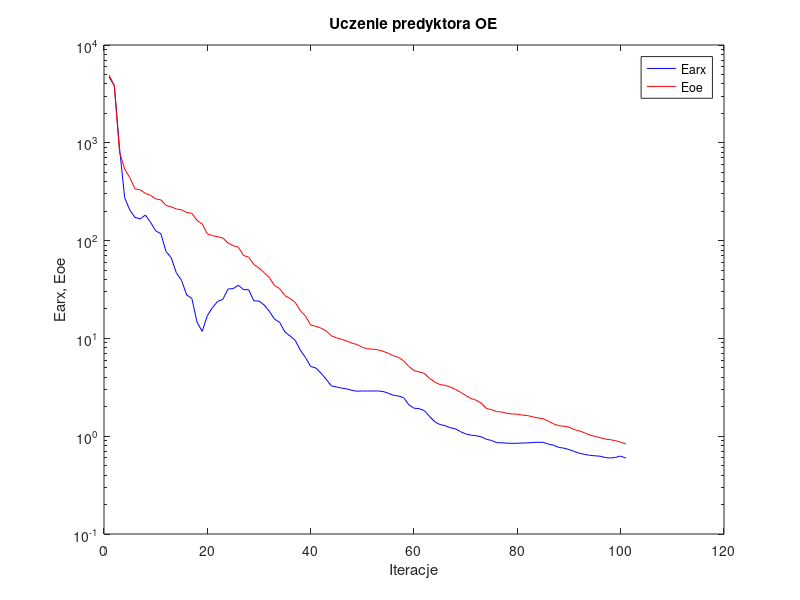
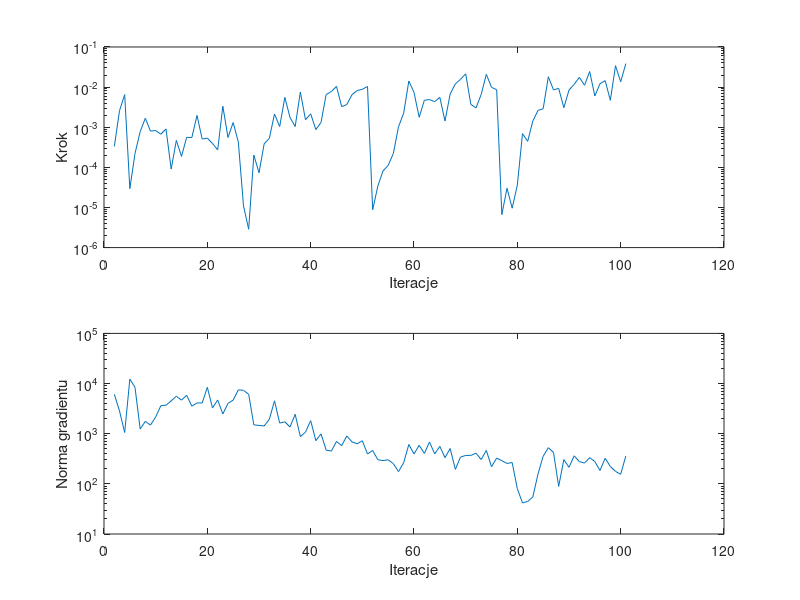

These charts were generated, in order, by the following MATLAB code:
%uczenie predyktora oe
clear all;
n=0; farx(n+1)=4.685641e+003; foe(n+1)=4.927584e+003; wspucz(n+1)=0.000000e+000; ng(n+1)=0.000000e+000;
%odnowa zmiennej metryki
n=1; farx(n+1)=3.835331e+003; foe(n+1)=3.823212e+003; krok(n+1)=3.325065e-004; ng(n+1)=6.119334e+003;
n=2; farx(n+1)=8.909541e+002; foe(n+1)=8.042168e+002; krok(n+1)=2.586841e-003; ng(n+1)=2.833518e+003;
n=3; farx(n+1)=2.745166e+002; foe(n+1)=5.388356e+002; krok(n+1)=6.480489e-003; ng(n+1)=1.058407e+003;
n=4; farx(n+1)=2.050712e+002; foe(n+1)=4.396762e+002; krok(n+1)=2.952483e-005; ng(n+1)=1.225524e+004;
n=5; farx(n+1)=1.727821e+002; foe(n+1)=3.381995e+002; krok(n+1)=2.215284e-004; ng(n+1)=8.393296e+003;
n=6; farx(n+1)=1.665356e+002; foe(n+1)=3.310467e+002; krok(n+1)=7.770983e-004; ng(n+1)=1.240331e+003;
n=7; farx(n+1)=1.824025e+002; foe(n+1)=3.038796e+002; krok(n+1)=1.675019e-003; ng(n+1)=1.763188e+003;
n=8; farx(n+1)=1.543334e+002; foe(n+1)=2.902117e+002; krok(n+1)=7.989279e-004; ng(n+1)=1.482448e+003;
n=9; farx(n+1)=1.258443e+002; foe(n+1)=2.668238e+002; krok(n+1)=8.259539e-004; ng(n+1)=2.156281e+003;
n=10; farx(n+1)=1.176897e+002; foe(n+1)=2.610262e+002; krok(n+1)=6.710424e-004; ng(n+1)=3.613476e+003;
n=11; farx(n+1)=7.745722e+001; foe(n+1)=2.288585e+002; krok(n+1)=9.053002e-004; ng(n+1)=3.701413e+003;
n=12; farx(n+1)=6.684954e+001; foe(n+1)=2.211055e+002; krok(n+1)=9.050205e-005; ng(n+1)=4.509076e+003;
n=13; farx(n+1)=4.691905e+001; foe(n+1)=2.107071e+002; krok(n+1)=4.689376e-004; ng(n+1)=5.599931e+003;
n=14; farx(n+1)=3.925914e+001; foe(n+1)=2.063966e+002; krok(n+1)=1.874208e-004; ng(n+1)=4.669476e+003;
n=15; farx(n+1)=2.779712e+001; foe(n+1)=1.937819e+002; krok(n+1)=5.593002e-004; ng(n+1)=5.844414e+003;
n=16; farx(n+1)=2.566241e+001; foe(n+1)=1.902261e+002; krok(n+1)=5.534736e-004; ng(n+1)=3.539231e+003;
n=17; farx(n+1)=1.469171e+001; foe(n+1)=1.609479e+002; krok(n+1)=1.970836e-003; ng(n+1)=4.111446e+003;
n=18; farx(n+1)=1.178586e+001; foe(n+1)=1.480031e+002; krok(n+1)=5.081655e-004; ng(n+1)=4.094923e+003;
n=19; farx(n+1)=1.708182e+001; foe(n+1)=1.170914e+002; krok(n+1)=5.333277e-004; ng(n+1)=8.418412e+003;
n=20; farx(n+1)=2.066076e+001; foe(n+1)=1.123403e+002; krok(n+1)=3.933588e-004; ng(n+1)=3.254652e+003;
n=21; farx(n+1)=2.392570e+001; foe(n+1)=1.095356e+002; krok(n+1)=2.732662e-004; ng(n+1)=4.702482e+003;
n=22; farx(n+1)=2.506922e+001; foe(n+1)=1.063179e+002; krok(n+1)=3.334617e-003; ng(n+1)=2.472704e+003;
n=23; farx(n+1)=3.198013e+001; foe(n+1)=9.462832e+001; krok(n+1)=5.547107e-004; ng(n+1)=4.027858e+003;
n=24; farx(n+1)=3.228723e+001; foe(n+1)=8.875850e+001; krok(n+1)=1.310706e-003; ng(n+1)=4.672142e+003;
n=25; farx(n+1)=3.495135e+001; foe(n+1)=8.562466e+001; krok(n+1)=4.261436e-004; ng(n+1)=7.491995e+003;
%odnowa zmiennej metryki
n=26; farx(n+1)=3.154310e+001; foe(n+1)=7.045082e+001; krok(n+1)=1.095389e-005; ng(n+1)=7.319922e+003;
n=27; farx(n+1)=3.145640e+001; foe(n+1)=6.775449e+001; krok(n+1)=2.870650e-006; ng(n+1)=6.117917e+003;
n=28; farx(n+1)=2.421611e+001; foe(n+1)=5.704291e+001; krok(n+1)=2.025153e-004; ng(n+1)=1.500256e+003;
n=29; farx(n+1)=2.407671e+001; foe(n+1)=5.247364e+001; krok(n+1)=7.318567e-005; ng(n+1)=1.462015e+003;
n=30; farx(n+1)=2.198943e+001; foe(n+1)=4.696015e+001; krok(n+1)=3.870231e-004; ng(n+1)=1.427368e+003;
n=31; farx(n+1)=1.892804e+001; foe(n+1)=4.188020e+001; krok(n+1)=5.295816e-004; ng(n+1)=1.940996e+003;
n=32; farx(n+1)=1.576301e+001; foe(n+1)=3.470892e+001; krok(n+1)=2.141344e-003; ng(n+1)=4.520985e+003;
n=33; farx(n+1)=1.460687e+001; foe(n+1)=3.228393e+001; krok(n+1)=1.037622e-003; ng(n+1)=1.630875e+003;
n=34; farx(n+1)=1.164457e+001; foe(n+1)=2.742919e+001; krok(n+1)=5.557598e-003; ng(n+1)=1.723559e+003;
n=35; farx(n+1)=1.060401e+001; foe(n+1)=2.560429e+001; krok(n+1)=1.751967e-003; ng(n+1)=1.359526e+003;
n=36; farx(n+1)=9.567558e+000; foe(n+1)=2.335240e+001; krok(n+1)=1.040544e-003; ng(n+1)=2.436427e+003;
n=37; farx(n+1)=7.583366e+000; foe(n+1)=1.920964e+001; krok(n+1)=7.517005e-003; ng(n+1)=8.745615e+002;
n=38; farx(n+1)=6.361883e+000; foe(n+1)=1.689039e+001; krok(n+1)=1.532691e-003; ng(n+1)=1.073897e+003;
n=39; farx(n+1)=5.164325e+000; foe(n+1)=1.366529e+001; krok(n+1)=2.156451e-003; ng(n+1)=1.820167e+003;
n=40; farx(n+1)=4.979219e+000; foe(n+1)=1.330428e+001; krok(n+1)=8.751134e-004; ng(n+1)=7.261275e+002;
n=41; farx(n+1)=4.411379e+000; foe(n+1)=1.273886e+001; krok(n+1)=1.310706e-003; ng(n+1)=9.927432e+002;
n=42; farx(n+1)=3.825548e+000; foe(n+1)=1.191148e+001; krok(n+1)=6.544675e-003; ng(n+1)=4.712012e+002;
n=43; farx(n+1)=3.270915e+000; foe(n+1)=1.064065e+001; krok(n+1)=7.739087e-003; ng(n+1)=4.500775e+002;
n=44; farx(n+1)=3.188227e+000; foe(n+1)=1.013742e+001; krok(n+1)=1.041670e-002; ng(n+1)=7.002492e+002;
n=45; farx(n+1)=3.101408e+000; foe(n+1)=9.781847e+000; krok(n+1)=3.253129e-003; ng(n+1)=5.778237e+002;
n=46; farx(n+1)=3.046467e+000; foe(n+1)=9.392279e+000; krok(n+1)=3.683227e-003; ng(n+1)=9.000375e+002;
n=47; farx(n+1)=2.939058e+000; foe(n+1)=8.944704e+000; krok(n+1)=6.475792e-003; ng(n+1)=6.864067e+002;
n=48; farx(n+1)=2.885766e+000; foe(n+1)=8.655458e+000; krok(n+1)=8.252113e-003; ng(n+1)=6.300743e+002;
n=49; farx(n+1)=2.899345e+000; foe(n+1)=8.105219e+000; krok(n+1)=8.806488e-003; ng(n+1)=7.226793e+002;
n=50; farx(n+1)=2.896778e+000; foe(n+1)=7.834260e+000; krok(n+1)=1.039581e-002; ng(n+1)=3.937182e+002;
%odnowa zmiennej metryki
n=51; farx(n+1)=2.898667e+000; foe(n+1)=7.761419e+000; krok(n+1)=8.746968e-006; ng(n+1)=4.635147e+002;
n=52; farx(n+1)=2.901707e+000; foe(n+1)=7.650043e+000; krok(n+1)=3.418410e-005; ng(n+1)=3.030412e+002;
n=53; farx(n+1)=2.865736e+000; foe(n+1)=7.384996e+000; krok(n+1)=8.147699e-005; ng(n+1)=2.905879e+002;
n=54; farx(n+1)=2.754844e+000; foe(n+1)=7.059784e+000; krok(n+1)=1.120093e-004; ng(n+1)=3.019430e+002;
n=55; farx(n+1)=2.626174e+000; foe(n+1)=6.654049e+000; krok(n+1)=2.218714e-004; ng(n+1)=2.524780e+002;
n=56; farx(n+1)=2.574807e+000; foe(n+1)=6.389437e+000; krok(n+1)=1.025308e-003; ng(n+1)=1.756016e+002;
n=57; farx(n+1)=2.476552e+000; foe(n+1)=5.892346e+000; krok(n+1)=2.241713e-003; ng(n+1)=2.634714e+002;
n=58; farx(n+1)=2.094777e+000; foe(n+1)=5.170663e+000; krok(n+1)=1.417782e-002; ng(n+1)=6.099994e+002;
n=59; farx(n+1)=1.934538e+000; foe(n+1)=4.691293e+000; krok(n+1)=7.354218e-003; ng(n+1)=3.943823e+002;
n=60; farx(n+1)=1.915008e+000; foe(n+1)=4.543296e+000; krok(n+1)=1.772228e-003; ng(n+1)=5.866592e+002;
n=61; farx(n+1)=1.825273e+000; foe(n+1)=4.390977e+000; krok(n+1)=4.698731e-003; ng(n+1)=4.044327e+002;
n=62; farx(n+1)=1.593271e+000; foe(n+1)=3.901188e+000; krok(n+1)=4.893842e-003; ng(n+1)=6.833260e+002;
n=63; farx(n+1)=1.407099e+000; foe(n+1)=3.584160e+000; krok(n+1)=4.334641e-003; ng(n+1)=3.961786e+002;
n=64; farx(n+1)=1.315953e+000; foe(n+1)=3.375059e+000; krok(n+1)=5.557598e-003; ng(n+1)=5.593710e+002;
n=65; farx(n+1)=1.282980e+000; foe(n+1)=3.316518e+000; krok(n+1)=1.425029e-003; ng(n+1)=3.331783e+002;
n=66; farx(n+1)=1.221579e+000; foe(n+1)=3.186814e+000; krok(n+1)=6.746361e-003; ng(n+1)=5.068306e+002;
n=67; farx(n+1)=1.190470e+000; foe(n+1)=3.017576e+000; krok(n+1)=1.204622e-002; ng(n+1)=1.943853e+002;
n=68; farx(n+1)=1.114057e+000; foe(n+1)=2.811367e+000; krok(n+1)=1.555551e-002; ng(n+1)=3.425595e+002;
n=69; farx(n+1)=1.053784e+000; foe(n+1)=2.616327e+000; krok(n+1)=2.147336e-002; ng(n+1)=3.682978e+002;
n=70; farx(n+1)=1.025698e+000; foe(n+1)=2.428597e+000; krok(n+1)=3.715831e-003; ng(n+1)=3.697577e+002;
n=71; farx(n+1)=1.011719e+000; foe(n+1)=2.337836e+000; krok(n+1)=3.026819e-003; ng(n+1)=4.083971e+002;
n=72; farx(n+1)=9.856517e-001; foe(n+1)=2.183221e+000; krok(n+1)=6.543079e-003; ng(n+1)=3.056978e+002;
n=73; farx(n+1)=9.307663e-001; foe(n+1)=1.920576e+000; krok(n+1)=2.083339e-002; ng(n+1)=4.651693e+002;
n=74; farx(n+1)=9.046208e-001; foe(n+1)=1.868985e+000; krok(n+1)=9.871862e-003; ng(n+1)=2.187859e+002;
n=75; farx(n+1)=8.597626e-001; foe(n+1)=1.785945e+000; krok(n+1)=8.580693e-003; ng(n+1)=3.265280e+002;
%odnowa zmiennej metryki
n=76; farx(n+1)=8.557318e-001; foe(n+1)=1.765947e+000; krok(n+1)=6.639014e-006; ng(n+1)=2.899545e+002;
n=77; farx(n+1)=8.488309e-001; foe(n+1)=1.711715e+000; krok(n+1)=3.014162e-005; ng(n+1)=2.552236e+002;
n=78; farx(n+1)=8.454953e-001; foe(n+1)=1.687639e+000; krok(n+1)=9.600090e-006; ng(n+1)=2.662662e+002;
n=79; farx(n+1)=8.470017e-001; foe(n+1)=1.681048e+000; krok(n+1)=3.616555e-005; ng(n+1)=7.983926e+001;
n=80; farx(n+1)=8.508682e-001; foe(n+1)=1.644154e+000; krok(n+1)=6.935224e-004; ng(n+1)=4.161010e+001;
n=81; farx(n+1)=8.545871e-001; foe(n+1)=1.624241e+000; krok(n+1)=4.437427e-004; ng(n+1)=4.452369e+001;
n=82; farx(n+1)=8.618646e-001; foe(n+1)=1.576425e+000; krok(n+1)=1.427772e-003; ng(n+1)=5.478047e+001;
n=83; farx(n+1)=8.674508e-001; foe(n+1)=1.536740e+000; krok(n+1)=2.620821e-003; ng(n+1)=1.576705e+002;
n=84; farx(n+1)=8.651609e-001; foe(n+1)=1.509763e+000; krok(n+1)=2.885366e-003; ng(n+1)=3.550270e+002;
n=85; farx(n+1)=8.304888e-001; foe(n+1)=1.422636e+000; krok(n+1)=1.813820e-002; ng(n+1)=5.261929e+002;
n=86; farx(n+1)=8.087664e-001; foe(n+1)=1.338920e+000; krok(n+1)=8.510569e-003; ng(n+1)=4.223207e+002;
n=87; farx(n+1)=7.687812e-001; foe(n+1)=1.283149e+000; krok(n+1)=9.299198e-003; ng(n+1)=8.911737e+001;
n=88; farx(n+1)=7.547752e-001; foe(n+1)=1.263140e+000; krok(n+1)=3.065383e-003; ng(n+1)=3.047306e+002;
n=89; farx(n+1)=7.303723e-001; foe(n+1)=1.237693e+000; krok(n+1)=8.443488e-003; ng(n+1)=2.135261e+002;
n=90; farx(n+1)=6.989901e-001; foe(n+1)=1.170770e+000; krok(n+1)=1.170476e-002; ng(n+1)=3.623526e+002;
n=91; farx(n+1)=6.697257e-001; foe(n+1)=1.131965e+000; krok(n+1)=1.748904e-002; ng(n+1)=2.778477e+002;
n=92; farx(n+1)=6.522488e-001; foe(n+1)=1.084807e+000; krok(n+1)=1.109636e-002; ng(n+1)=2.599634e+002;
n=93; farx(n+1)=6.380812e-001; foe(n+1)=1.029158e+000; krok(n+1)=2.447549e-002; ng(n+1)=3.331794e+002;
n=94; farx(n+1)=6.301442e-001; foe(n+1)=9.970788e-001; krok(n+1)=6.026360e-003; ng(n+1)=2.783297e+002;
n=95; farx(n+1)=6.248376e-001; foe(n+1)=9.673315e-001; krok(n+1)=1.214548e-002; ng(n+1)=1.848015e+002;
n=96; farx(n+1)=6.058153e-001; foe(n+1)=9.345533e-001; krok(n+1)=1.450364e-002; ng(n+1)=3.238465e+002;
n=97; farx(n+1)=5.981577e-001; foe(n+1)=9.216151e-001; krok(n+1)=4.683883e-003; ng(n+1)=2.218853e+002;
n=98; farx(n+1)=6.073519e-001; foe(n+1)=8.986842e-001; krok(n+1)=3.413297e-002; ng(n+1)=1.773662e+002;
n=99; farx(n+1)=6.258791e-001; foe(n+1)=8.687567e-001; krok(n+1)=1.355378e-002; ng(n+1)=1.551359e+002;
n=100; farx(n+1)=5.964920e-001; foe(n+1)=8.320985e-001; krok(n+1)=3.847317e-002; ng(n+1)=3.600625e+002;

figure; semilogy(farx,'b'); hold on; semilogy(foe,'r'); xlabel('Iteracje'); ylabel('Earx, Eoe'); legend('Earx','Eoe'); title('Uczenie predyktora OE');
figure; subplot(2,1,1); semilogy(krok); xlabel('Iteracje'); ylabel('Krok');
subplot(2,1,2); semilogy(ng); xlabel('Iteracje'); ylabel('Norma gradientu');
Earx=farx(n+1)
Eoe=foe(n+1)
